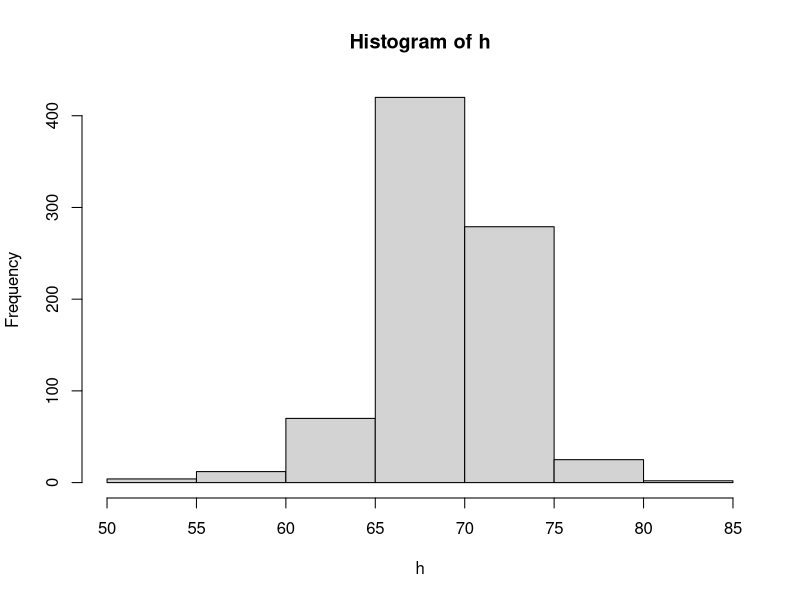
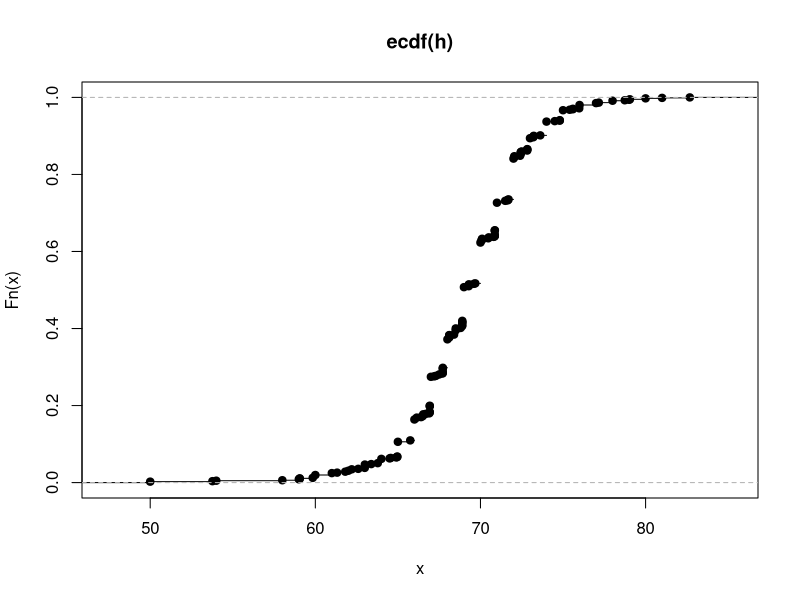
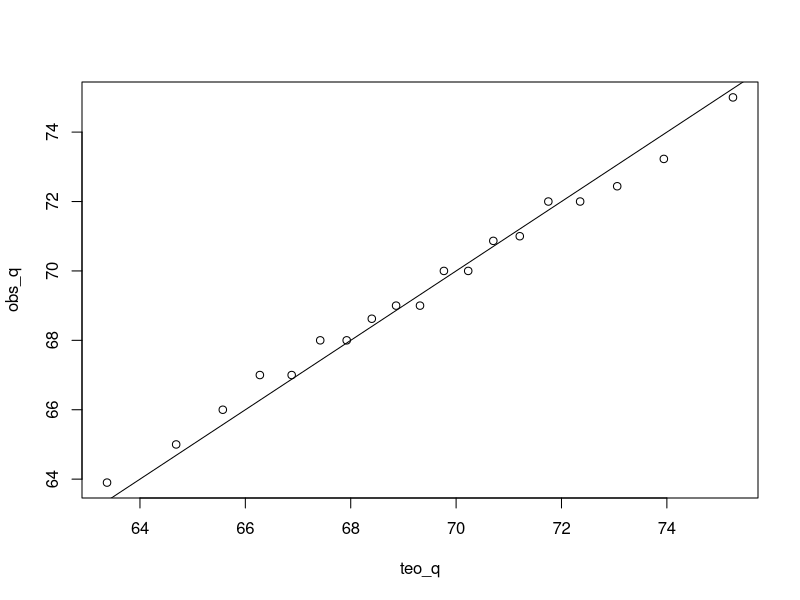
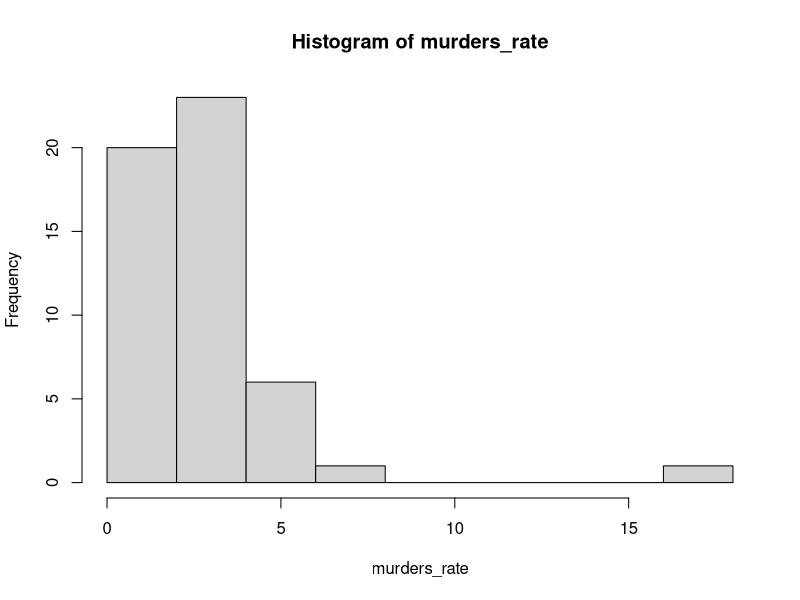
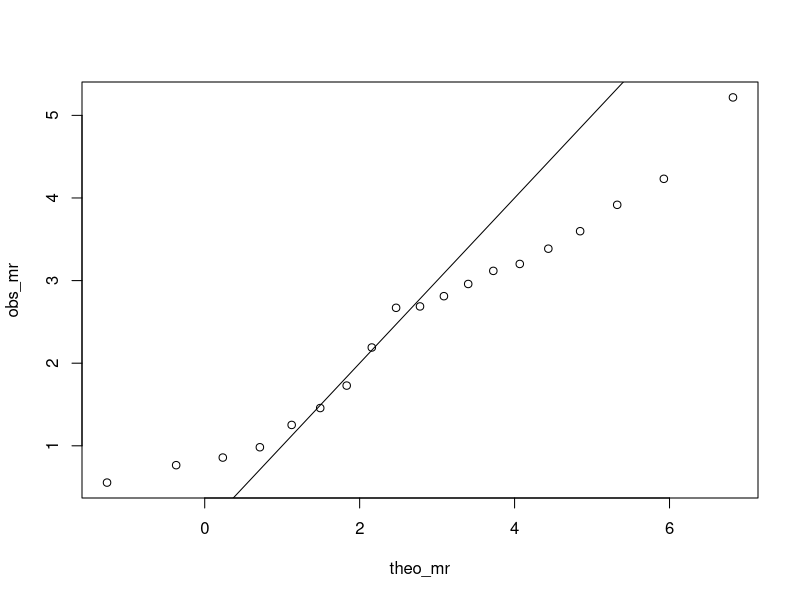

The R script that drew these images, in order:
# Code to initiate analyzing data.

## Ejemplo 1. 
## Alturas en hombres (pulgadas)

library(tidyverse)
library(dslabs)
library(dplyr)
data(heights)

h <-heights$height[heights$sex == "Male"]


avg <- mean(h)
stdev <- sd(h)

hist(h)
plot(ecdf(h))

p <- seq(0.05, 0.95, 0.05)
z <- scale(h)

obs_q <- quantile(h, p)

# Comprobando que los datos observados se ajusten a los teoricos,
# y por lo tanto a una distribucion normal.

teo_q <- qnorm(p, avg, stdev)

plot(teo_q, obs_q)
abline(0,1)




# From US Murders Data
## https://courses.edx.org/courses/course-v1:HarvardX+PH125.2x+1T2020/courseware/1772ea155e374ad99d45629d5a572854/890e07a938ed438fb28b48e9a27f6945/?activate_block_id=block-v1%3AHarvardX%2BPH125.2x%2B1T2020%2Btype%40sequential%2Bblock%40890e07a938ed438fb28b48e9a27f6945
## Boxplots

data(murders)

murders_rate <- murders$total/murders$population*10^5

hist(murders_rate, 6)

p <- seq(0.05, 0.95, 0.05)

obs_mr <- quantile(murders_rate, p)
theo_mr <- qnorm(p, mean(murders_rate), sd(murders_rate))

plot(theo_mr, obs_mr)
abline(0,1)
